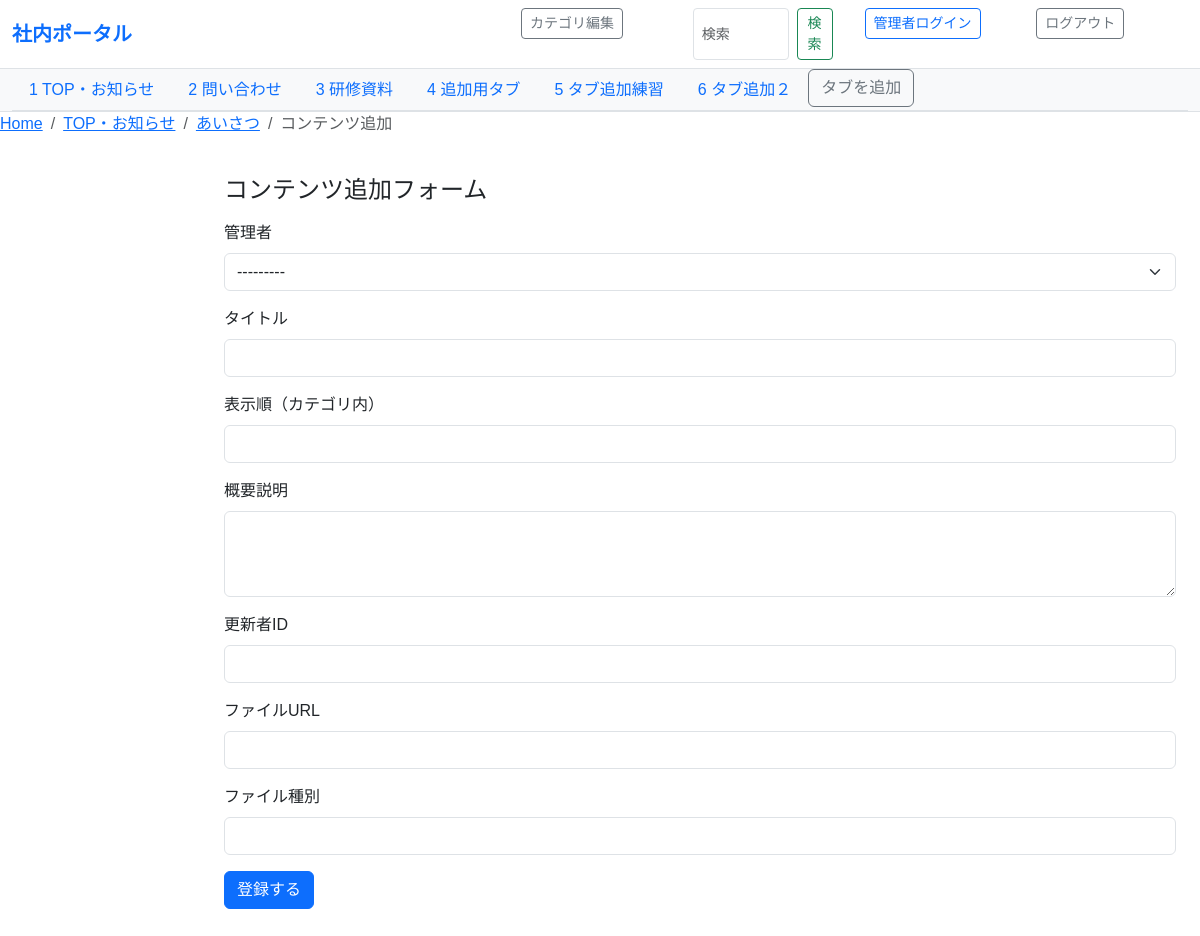
The app's page /content/add/9 (signed in) with its own data.
### share/models.py (models this page shows, shortened)
class Category(models.Model):
    id = models.AutoField(primary_key=True)
    name = models.CharField(
        verbose_name="カテゴリ名",
        max_length=100
    )
    parent_id = models.PositiveIntegerField(
        db_column="親カテゴリ",
        null=True, blank=True,
    )
    category_display_order_tabs = models.PositiveIntegerField(
        verbose_name="表示順(タブ)",
        null=True, blank=True,
    )
    category_display_order_leftmenues = models.PositiveIntegerField(
    verbose_name="表示順(左メニュー)",
    null=True, blank=True,
    )
    @property
    def parent(self):
        if self.parent_id:
            return Category.objects.filter(id=self.parent_id).first()
        return None
    class Meta:
        db_table = "カテゴリ"
        verbose_name = "カテゴリ"
        verbose_name_plural = "カテゴリ"

### share/views.py (the view)
# urls.py: path("content/add/<int:category_id>", views.category_contents, name="content_add"),
@login_required_custom
def category_contents(request, category_id: int):
    category = get_object_or_404(Category, id=category_id)
    form = ContentCreateForm()
    template_name = "content_form.html"
    if request.method == "POST":
        form = ContentCreateForm(request.POST)
        form.category = category         # ← POSTデータをバインド
        if form.is_valid():                         # ← バリデーション
            obj = form.save(commit=False)           # ← まだDBに書かない
            obj.category = category           # ← URLのカテゴリを紐づける（DB問い合わせ不要）
            obj.save()                              # ← DBにINSERT
            return redirect("parent_contents_default")
        else : print("form errors", form.errors)
    else:
        form = ContentCreateForm()
    return render(request, template_name, {
        "form": form,
        "category": category,
    })

### share/forms.py
class ContentCreateForm(forms.ModelForm):
    class Meta:
        model = Content
        fields = [
            "administrator",
            "title",
            "description",
            "updater_user_id",
            "contents_display_order",
            "file_url",
            "file_type",
        ]
        widgets = {
            "description": forms.Textarea(attrs={"rows": 3, "class": "form-control"}),
            "title": forms.TextInput(attrs={"class": "form-control"}),
            "file_url": forms.URLInput(attrs={"class": "form-control"}),
            "file_type": forms.TextInput(attrs={"class": "form-control"}),
            "updater_user_id": forms.NumberInput(attrs={"class": "form-control"}),
            "contents_display_order": forms.NumberInput(attrs={"class": "form-control"}),
            "administrator": forms.Select(attrs={"class": "form-select"}),
        }

### share/context_processors.py (called while the page is built)
def parent_categories(request):
    return {
        "parent_categories": Category.objects.filter(parent_id__isnull=True).order_by("category_display_order_tabs")
    }

def current_ids_processor(request):
    match = request.resolver_match
    if not match:
        return {}
    kwargs = match.kwargs
    return {
        "current_parent_id": kwargs.get("parent_id"),
        "current_category_id": kwargs.get("category_id"),
    }

### share/models.py (called while the page is built)
    def __str__(self):
        return self.name

### share/views.py (called while the page is built)
def login_required_custom(view_func):
    @wraps(view_func)
    def _wrapped_view(request, *args, **kwargs):
        if request.user.is_authenticated:
            return view_func(request, *args, **kwargs)
        else:
            return HttpResponse('不正な操作です', status=401) #不正な操作
    return _wrapped_view

### share/templates/content_form.html (shortened to what this page needs)
{% extends "base.html" %}
{% block crumblist %}
<li class="breadcrumb-item"><a href={% url "parent_contents" parent_id=category.parent.id %}>{{category.parent.name}}</a></li>
<li class="breadcrumb-item"><a href={% url "contents_filtered_by_category" category_id=category.id %}>{{category.name}}</a></li>
<li class="breadcrumb-item active" aria-current="page">コンテンツ追加</li>
{% endblock %}
{% block content %}
<div class="container my-4">
  <h1 class="h4 mb-3">コンテンツ追加フォーム</h1>
<form method="post" novalidate>
  <div class="mb-3">
    <label for="id_administrator" class="form-label">管理者</label>
    {{ form.administrator }}
  </div>
  <div class="mb-3">
    <label for="id_title" class="form-label">タイトル</label>
    {{ form.title }}
  </div>
  <div class="mb-3">
    <label for="id_content_display_order" class="form-label">表示順（カテゴリ内）</label>
    {{ form.contents_display_order }}
  </div>
  <div class="mb-3">
    <label for="id_description" class="form-label">概要説明</label>
    {{ form.description }}
  </div>
  <div class="mb-3">
    <label for="id_updater_user_id" class="form-label">更新者ID</label>
    {{ form.updater_user_id }}
  </div>
  <div class="mb-3">
    <label for="id_file_url" class="form-label">ファイルURL</label>
    {{ form.file_url }}
  </div>
  <div class="mb-3">
    <label for="id_file_type" class="form-label">ファイル種別</label>
    {{ form.file_type }}
  </div>
  <button type="submit" class="btn btn-primary">登録する</button>
</form>
{% endblock %}

### share/templates/base.html (shortened to what this page needs)
<!DOCTYPE html>
<html lang="ja">
<head>
  <link href="https://cdn.jsdelivr.net/npm/bootstrap@5.3.3/dist/css/bootstrap.min.css" rel="stylesheet">
</head>
<body>
  <nav class="navbar navbar-expand-lg navbar-light bg-white border-bottom sticky-top">
    <div class="container-fluid d-flex justify-content-between align-items-center">
      <a class="navbar-brand fw-bold text-primary" href="{% url 'parent_contents_default' %}">社内ポータル</a>
        <div class="d-flex gap-2">
        {% if user.is_authenticated %}
        <div class="container-fluid">
          <a href="{% url 'category_edit' %}" class="btn btn-outline-secondary btn-sm">カテゴリ編集</a>
        </div>
        {% endif %}
        <div class="container-fluid">
          <form class="d-flex" action="{% url 'search_results' %}" method="get">
            <input class="form-control form-control-sm me-2" type="search" name="q" placeholder="検索" aria-label="Search">
            <button class="btn btn-outline-success btn-sm" type="submit">検索</button>
          </form>
        </div>
        <div class="container-fluid">
          <form action="{% url 'login' %}" method="post">
            <input class="btn btn-outline-primary btn-sm" type="submit" value="管理者ログイン">
          </form>
        </div>
        <div class="container-fluid">
          <form action="{% url 'logout' %}" method="post">
            <input class="btn btn-outline-secondary btn-sm" type="submit" value="ログアウト">
          </form>
        </div>
      </div>
    </div>
  </nav>
  <div class="bg-light border-bottom">
    <div class="container-fluid">
      <ul class="nav nav-tabs">
        {% for cat in parent_categories %}
          <li class="nav-item">
            <a class="nav-link {% if parent and parent.id == cat.id %}active{% endif %}"
              href="{% url 'parent_contents' parent_id=cat.id %}">
              {% if user.is_authenticated %}
                {{cat.category_display_order_tabs}}
              {% endif %}
              {{ cat.name }}
            </a>
          </li>
          {% if user.is_authenticated %}
            {% if forloop.last %}
              <li class="nav-item">
                <a class="btn btn-outline-secondary" href="{% url 'category_add_tabs' %}">
                タブを追加
                </a>
              </li>
            {% endif %}
          {% endif %}
        {% empty %}
          <li class="nav-item text-muted small p-2">親カテゴリが未登録です</li>
        {% endfor %}
      </ul>
    </div>
  </div>
<nav aria-label="breadcrumb">
  <ol class="breadcrumb">
    <li class="breadcrumb-item"><a href={% url "parent_contents_default" %}>Home</a></li>
    {% block crumblist %}{% endblock %}
  </ol>
</nav>
  <main class="container-fluid my-3">
    <div class="row">
      <aside class="col-12 col-md-3 col-lg-2 mb-3">
      </aside>
      <section class="col-12 col-md-9 col-lg-10">
        {% block content %}{% endblock %}
      </section>
    </div>
  </main>
</body>
</html>

### share/templates/base.html (style rules this page uses)
body { font-family: "Noto Sans JP", "Hiragino Kaku Gothic ProN", "Meiryo", sans-serif; font-weight: 400; color: #212529; }

### records on screen
Category: category_display_order_tabs "1", name "TOP・お知らせ"
Category: category_display_order_tabs "2", name "問い合わせ"
Category: category_display_order_tabs "3", name "研修資料"
Category: category_display_order_tabs "4", name "追加用タブ"
Category: category_display_order_tabs "5", name "タブ追加練習"
Category: category_display_order_tabs "6", name "タブ追加２", shows "タブを追加"
Category: parent.name "TOP・お知らせ", name "あいさつ"
